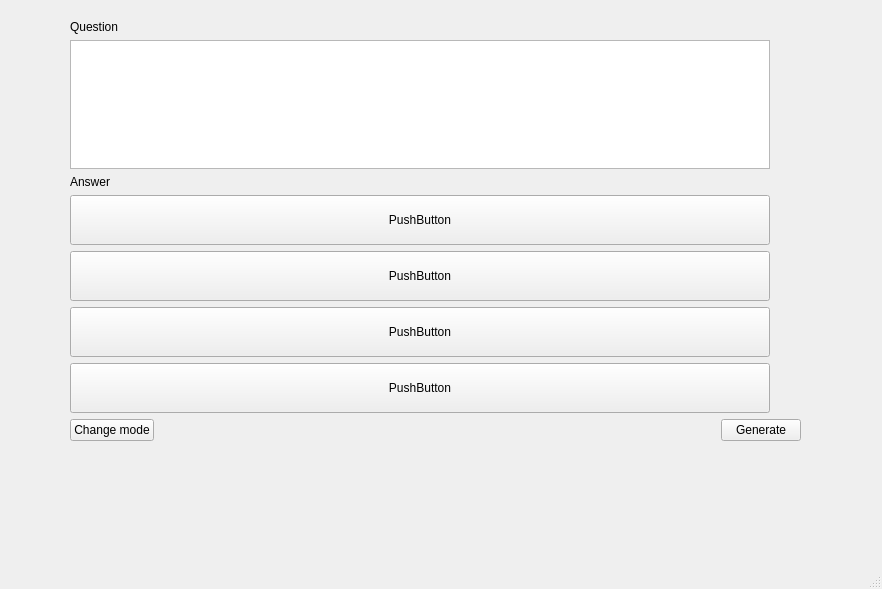
<?xml version="1.0" encoding="UTF-8"?>
<ui version="4.0">
 <class>MainWindow</class>
 <widget class="QMainWindow" name="MainWindow">
  <property name="enabled">
   <bool>true</bool>
  </property>
  <property name="geometry">
   <rect>
    <x>0</x>
    <y>0</y>
    <width>882</width>
    <height>589</height>
   </rect>
  </property>
  <property name="minimumSize">
   <size>
    <width>0</width>
    <height>0</height>
   </size>
  </property>
  <property name="maximumSize">
   <size>
    <width>16777215</width>
    <height>16777215</height>
   </size>
  </property>
  <property name="windowTitle">
   <string>MainWindow</string>
  </property>
  <widget class="QWidget" name="centralwidget">
   <widget class="QWidget" name="">
    <property name="geometry">
     <rect>
      <x>70</x>
      <y>20</y>
      <width>731</width>
      <height>421</height>
     </rect>
    </property>
    <layout class="QVBoxLayout" name="verticalLayout_2">
     <item>
      <widget class="QLabel" name="label">
       <property name="text">
        <string>Question</string>
       </property>
      </widget>
     </item>
     <item>
      <widget class="QTextBrowser" name="textBrowser">
       <property name="minimumSize">
        <size>
         <width>700</width>
         <height>50</height>
        </size>
       </property>
       <property name="maximumSize">
        <size>
         <width>700</width>
         <height>150</height>
        </size>
       </property>
      </widget>
     </item>
     <item>
      <widget class="QLabel" name="label_2">
       <property name="text">
        <string>Answer</string>
       </property>
      </widget>
     </item>
     <item>
      <layout class="QVBoxLayout" name="verticalLayout">
       <item>
        <widget class="QPushButton" name="pushButton">
         <property name="minimumSize">
          <size>
           <width>700</width>
           <height>50</height>
          </size>
         </property>
         <property name="maximumSize">
          <size>
           <width>700</width>
           <height>50</height>
          </size>
         </property>
         <property name="text">
          <string>PushButton</string>
         </property>
        </widget>
       </item>
       <item>
        <widget class="QPushButton" name="pushButton_3">
         <property name="minimumSize">
          <size>
           <width>700</width>
           <height>50</height>
          </size>
         </property>
         <property name="maximumSize">
          <size>
           <width>700</width>
           <height>50</height>
          </size>
         </property>
         <property name="text">
          <string>PushButton</string>
         </property>
        </widget>
       </item>
       <item>
        <widget class="QPushButton" name="pushButton_4">
         <property name="minimumSize">
          <size>
           <width>700</width>
           <height>50</height>
          </size>
         </property>
         <property name="maximumSize">
          <size>
           <width>700</width>
           <height>50</height>
          </size>
         </property>
         <property name="text">
          <string>PushButton</string>
         </property>
        </widget>
       </item>
       <item>
        <widget class="QPushButton" name="pushButton_13">
         <property name="minimumSize">
          <size>
           <width>700</width>
           <height>50</height>
          </size>
         </property>
         <property name="maximumSize">
          <size>
           <width>700</width>
           <height>50</height>
          </size>
         </property>
         <property name="text">
          <string>PushButton</string>
         </property>
        </widget>
       </item>
      </layout>
     </item>
     <item>
      <layout class="QHBoxLayout" name="horizontalLayout">
       <item>
        <widget class="QPushButton" name="pushButton_6">
         <property name="text">
          <string>Change mode</string>
         </property>
        </widget>
       </item>
       <item>
        <spacer name="horizontalSpacer">
         <property name="orientation">
          <enum>Qt::Horizontal</enum>
         </property>
         <property name="sizeHint" stdset="0">
          <size>
           <width>40</width>
           <height>20</height>
          </size>
         </property>
        </spacer>
       </item>
       <item>
        <widget class="QPushButton" name="pushButton_5">
         <property name="text">
          <string>Generate</string>
         </property>
        </widget>
       </item>
      </layout>
     </item>
    </layout>
   </widget>
  </widget>
  <widget class="QMenuBar" name="menubar">
   <property name="geometry">
    <rect>
     <x>0</x>
     <y>0</y>
     <width>882</width>
     <height>21</height>
    </rect>
   </property>
  </widget>
  <widget class="QStatusBar" name="statusbar"/>
 </widget>
 <resources/>
 <connections/>
</ui>
